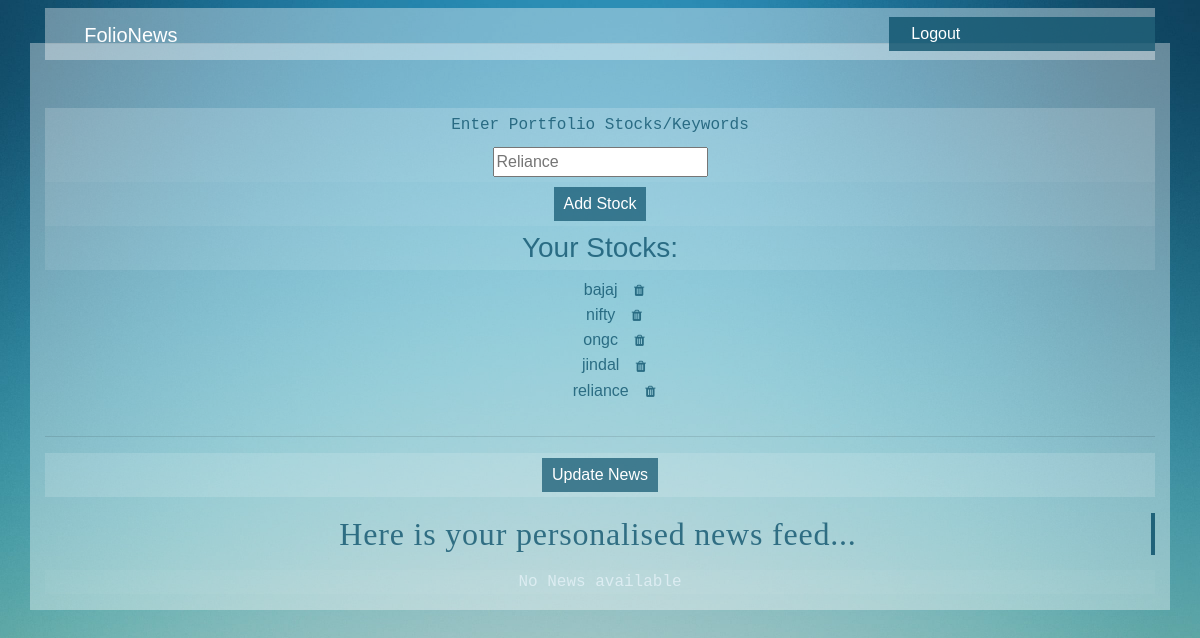
The app's page /main/ (signed in), older data.
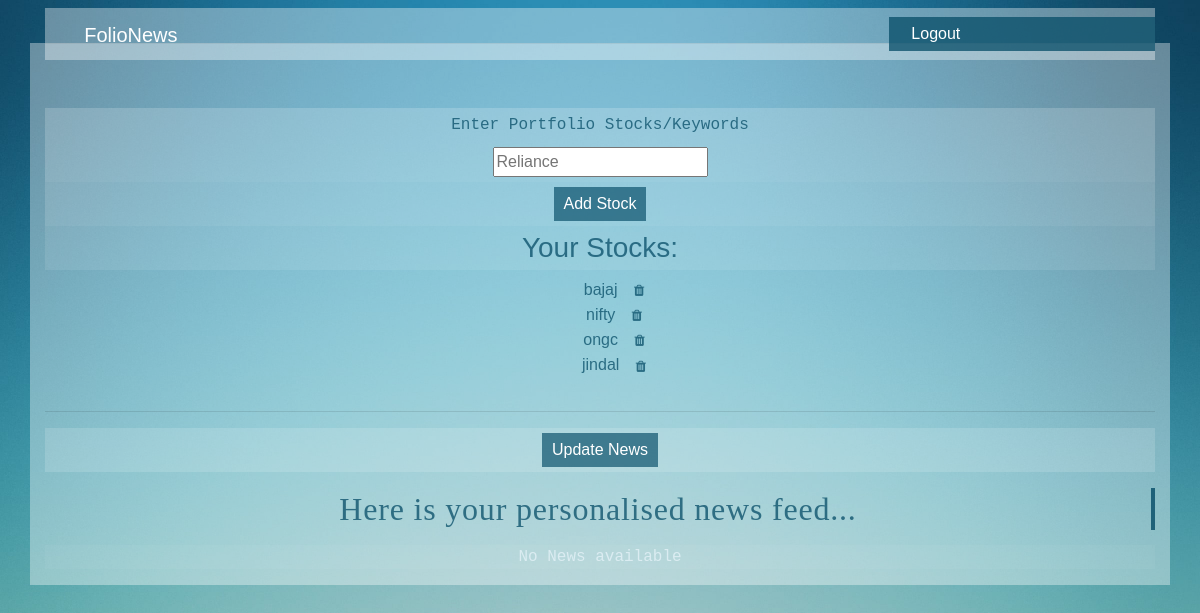
The same page, newer data.
### main/models.py (models this page shows, shortened)
class Stock(models.Model):
    name = models.CharField(max_length=200)
    user_name = models.ForeignKey(User, on_delete=models.CASCADE)

### main/views.py (the view)
# urls.py: path('',include("main.urls")),
@login_required
def main(request):
    User = get_user_model()
    logged_in_user = request.user
    stock_list = User.objects.filter(pk=logged_in_user.pk).values_list('stock__name', flat=True)
    template = loader.get_template("main/main.html")
    context = {
        "stock_list": stock_list,
    }
    return HttpResponse(template.render(context, request))

### main/templates/main/main.html (shortened to what this page needs)
{% load static %}
{% load crispy_forms_tags %}
<html>
    <head>
    <link rel="stylesheet" href="https://cdn.jsdelivr.net/npm/bootstrap@4.0.0/dist/css/bootstrap.min.css">
        <link rel="stylesheet" type="text/css" href="{% static 'main/main.css' %}">
        <link rel="stylesheet" href="https://cdnjs.cloudflare.com/ajax/libs/font-awesome/4.7.0/css/font-awesome.min.css">
        </head>
    <body>
    <header class="site-header">
        <nav class="navbar navbar-expand-md navbar-dark bg-steel fixed-top">
          <div class="container">
            <div class="navbar-brand mr-4">FolioNews</div>
            <div class="collapse navbar-collapse" id="navbarToggle">
              <div class="navbar-nav">
                 {% if user.is_authenticated %}
                <a class="nav-item nav-link" href="{% url 'logout'%}"style="color:white">Logout</a>
                {% else %}
                <a class="nav-item nav-link" href="{% url 'login'%}"style="color:white">Login</a>
                <a class="nav-item nav-link" href="{% url 'register'%}"style="color:white">Register</a>
                {% endif %}
              </div>
            </div>
          </div>
        </nav>
      </header>
        <div class='container' id='second'>
        <hr>
        <form action="{% url 'saveStock' %}" method="POST">
          <br>
          <br>
            <label for="sname" class="sname" style="font-family:monospace;">Enter Portfolio Stocks/Keywords</label>
            <div class="sname">
            <input type="text" id="sname" placeholder="Reliance" name="stock_name">
            </div>
            <div class="submitdiv">
            <input type="submit" class="submitbutton" value="Add Stock">
            </div>
        </form>
        <h3>Your Stocks:</h3>
        <table class="table1">
          {% if stock_list%}
          <ul style="list-style: none;">
            {% for stock in stock_list %}
          <li >{{ stock }}
            <form action="{% url 'delete' stock %}" method="POST" style="display: inline;">
            <button type="submit" class="btn btn-link">
              <i class="fa fa-trash"></i>
          </button>
          </form>
          </li>
          {% endfor %}
          </ul>
          {%else%}
          <p style="font-family:monospace; color:rgba(240, 248, 255, 0.618)">No Stocks available</p>
          {%endif%}
            </table>
        <hr class="hr1">
        <form action="{% url 'update' %}" method="POST">
            <div class="submitdiv">
            <input type="submit" value="Update News" class="submitbutton">
            </div>
        </form>
        <h2 class="subhead" style="font-family:serif;">Here is your personalised news feed...</h2>
        <table class="newsClass">
          {% if news_list%}
          <ul style="list-style: none;" class="newsList">
            {% for item in news_list%}
            <li><a href="{{item.0}}" id="news">{{item.1}}</a></li>
            {%endfor%}
          </ul>
          {%else%}
          <p style="font-family:monospace;color:rgba(240, 248, 255, 0.618)">No News available</p>
          {%endif%}
            </table>
        </div>
        </body>
    </html>

Row changes from the older to the newer data that the page shows:
removed Stock: name "reliance"
